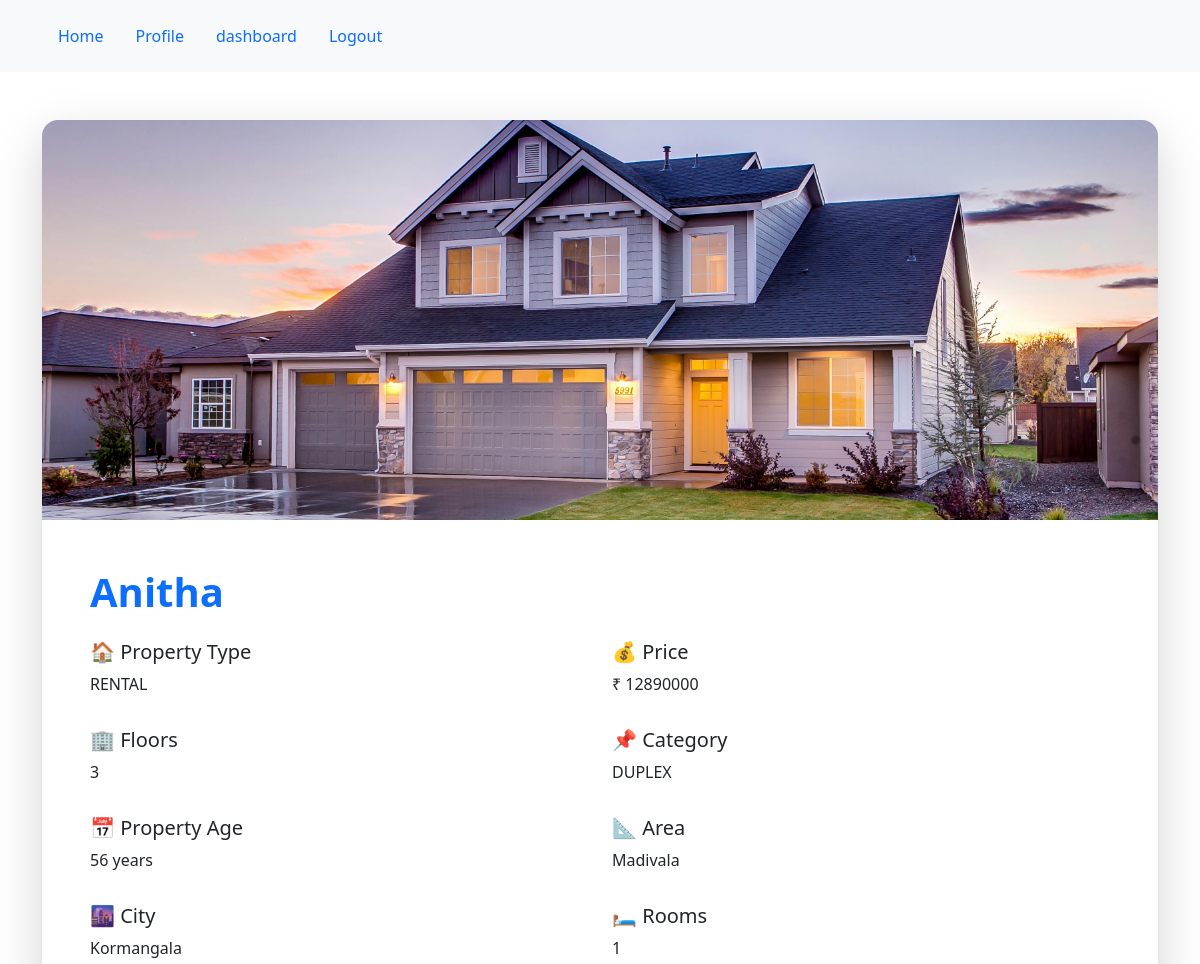
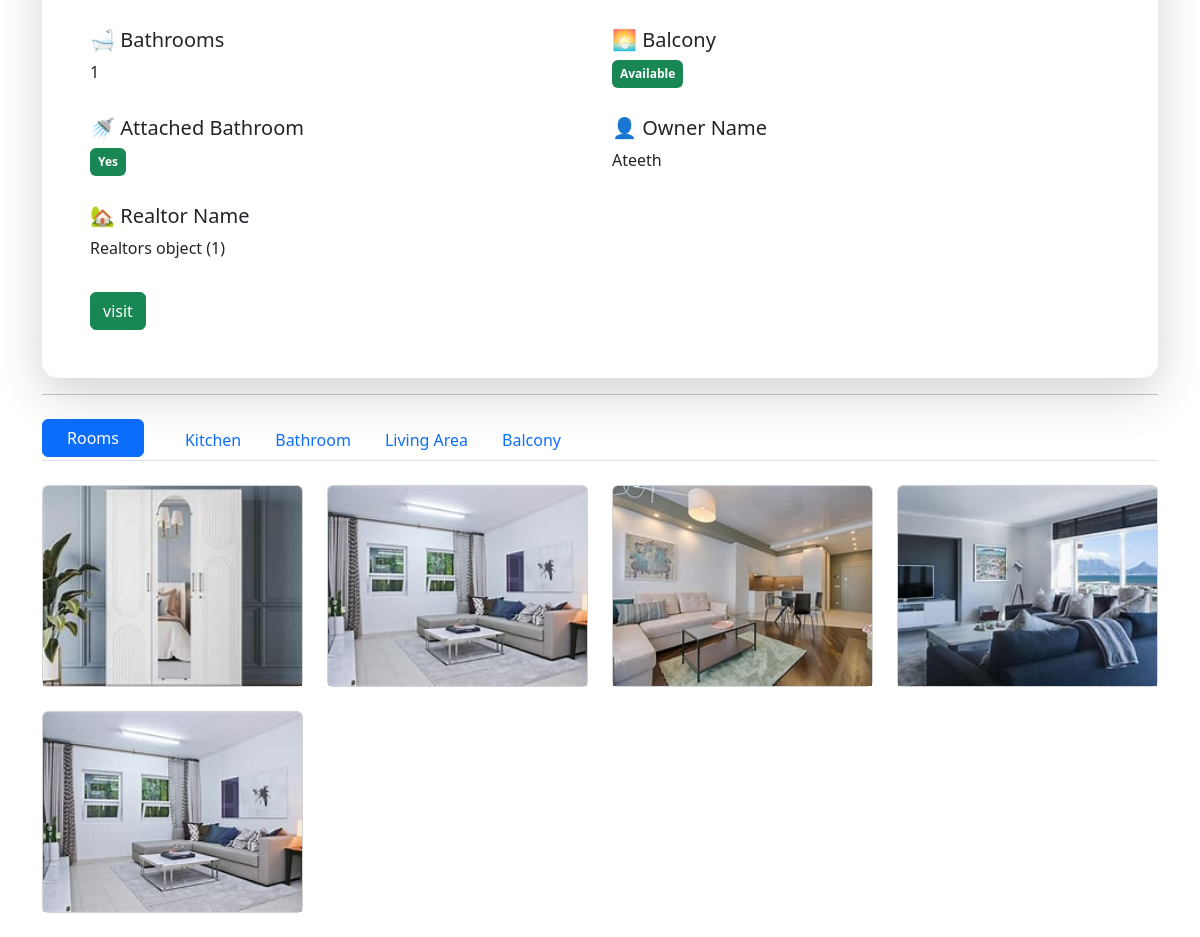
/properties5 (signed in), run on the app's committed database (2 pictures, top to bottom).
### properties/models.py (models this page shows, shortened)
class allproperties(models.Model):
    name=models.CharField(max_length=100)
    property_type=models.CharField(choices=types)
    price=models.IntegerField()
    floors=models.CharField(max_length=100)
    category=models.CharField(choices=cat)
    age=models.IntegerField()
    area=models.CharField(max_length=100)
    city=models.CharField(max_length=100)
    no_of_rooms=models.IntegerField()
    no_of_bathrooms=models.IntegerField()
    balcony=models.BooleanField()
    attached_bathroom=models.BooleanField()
    owner_name=models.CharField(max_length=100)
    property_image=models.ImageField(upload_to='media/images/',blank=True,null=True)
    realtorname = models.ForeignKey(Realtors, related_name='realtorss', on_delete=models.CASCADE)
    verdict=models.CharField(max_length=100, choices=status)

class Rooms(models.Model):
    rproperits=models.ForeignKey(allproperties,related_name="rallproperties",on_delete=models.CASCADE)
    room_pics=models.ImageField(upload_to='rooms/',blank=True,null=True)

### formapp/models.py (models this page shows)
class Realtors(models.Model):
    user = models.OneToOneField(User, on_delete=models.CASCADE)
    phone=models.BigIntegerField()
    address=models.CharField(max_length=100)
    lic_no=models.IntegerField()
    lic_img= models.ImageField(upload_to='realtorpic/',blank=True,null=True)
    is_approved= models.BooleanField(default=False)
    photo=models.ImageField(blank=True,null=True)

### properties/views.py (the view)
# urls.py: path('<int:id>',views.property_detail,name="property_details"),
def property_detail(request,id=0):
    detail = allproperties.objects.get(id=id)
    property = allproperties.objects.get(id=id)
    rooms = property.rallproperties.all()
    kitchens = property.kallproperties.all()
    bathrooms = property.ballproperties.all()
    balcony = property.baallproperties.all()
    livingareas = property.lallproperties.all()
    return render(request, "properties/property_details.html", {'detail':detail,'rooms':rooms,'kitchens':kitchens,'bathrooms':bathrooms,'balcony':balcony,
    'livingareas':livingareas} )

### templates/properties/property_details.html (shortened to what this page needs)
{% extends 'base.html' %}
{% block content %}
<div class="container mt-5">
    <div class="card shadow-lg border-0 rounded-4 overflow-hidden">
        {% if detail.property_image %}
            <img src="{{ detail.property_image.url }}"
                 class="card-img-top"
                 style="height:400px; object-fit:cover;">
        {% endif %}
        <div class="card-body p-5">
            <h1 class="text-primary fw-bold mb-4">
                {{ detail.name }}
            </h1>
            <div class="row">
                <div class="col-md-6 mb-3">
                    <h5>🏠 Property Type</h5>
                    <p>{{ detail.property_type }}</p>
                </div>
                <div class="col-md-6 mb-3">
                    <h5>💰 Price</h5>
                    <p>₹ {{ detail.price }}</p>
                </div>
                <div class="col-md-6 mb-3">
                    <h5>🏢 Floors</h5>
                    <p>{{ detail.floors }}</p>
                </div>
                <div class="col-md-6 mb-3">
                    <h5>📌 Category</h5>
                    <p>{{ detail.category }}</p>
                </div>
                <div class="col-md-6 mb-3">
                    <h5>📅 Property Age</h5>
                    <p>{{ detail.age }} years</p>
                </div>
                <div class="col-md-6 mb-3">
                    <h5>📐 Area</h5>
                    <p>{{ detail.area }}</p>
                </div>
                <div class="col-md-6 mb-3">
                    <h5>🌆 City</h5>
                    <p>{{ detail.city }}</p>
                </div>
                <div class="col-md-6 mb-3">
                    <h5>🛏 Rooms</h5>
                    <p>{{ detail.no_of_rooms }}</p>
                </div>
                <div class="col-md-6 mb-3">
                    <h5>🛁 Bathrooms</h5>
                    <p>{{ detail.no_of_bathrooms }}</p>
                </div>
                <div class="col-md-6 mb-3">
                    <h5>🌅 Balcony</h5>
                    {% if detail.balcony %}
                        <span class="badge bg-success p-2">Available</span>
                    {% else %}
                        <span class="badge bg-danger p-2">Not Available</span>
                    {% endif %}
                </div>
                <div class="col-md-6 mb-3">
                    <h5>🚿 Attached Bathroom</h5>
                    {% if detail.attached_bathroom %}
                        <span class="badge bg-success p-2">Yes</span>
                    {% else %}
                        <span class="badge bg-danger p-2">No</span>
                    {% endif %}
                </div>
                <div class="col-md-6 mb-3">
                    <h5>👤 Owner Name</h5>
                    <p>{{ detail.owner_name }}</p>
                </div>
                <div class="col-md-6 mb-3">
                    <h5>🏡 Realtor Name</h5>
                    <p>{{ detail.realtorname }}</p>
                </div>
            </div>
            {% if detail.property_type  == 'BUY' %}
                <a href="{% url 'calculator' detail.id %}" ><button class="btn btn-primary">book property</button></a>
            {% elif detail.property_type == 'RENTAL' %}
                <a href="{% url 'visit' detail.id %}"><button class="btn btn-success">visit</button></a>
            {% endif %}
        </div>
    </div>
    <hr>
        <ul class="nav nav-tabs mt-4">
            <li class="nav-item">
                <button class="btn btn-primary text=white px-4 me-4"
                        data-bs-toggle="tab"
                        data-bs-target="#rooms">
                    Rooms
                </button>
            </li>
            <li class="nav-item">
                <button class="nav-link"
                        data-bs-toggle="tab"
                        data-bs-target="#kitchen">
                    Kitchen
                </button>
            </li>
            <li class="nav-item">
                <button class="nav-link"
                        data-bs-toggle="tab"
                        data-bs-target="#bathroom">
                    Bathroom
                </button>
            </li>
            <li class="nav-item">
                <button class="nav-link"
                        data-bs-toggle="tab"
                        data-bs-target="#living">
                    Living Area
                </button>
            </li>
            <li class="nav-item">
                <button class="nav-link"
                        data-bs-toggle="tab"
                        data-bs-target="#balcony">
                    Balcony
                </button>
            </li>
        </ul>
        <div class="tab-content mt-4">
            <div class="tab-pane fade show active" id="rooms">
                <div class="row">
                    {% for r in rooms %}
                    <div class="col-md-3 mb-4">
                        <div class="card">
                            <img src="{{ r.room_pics.url }}"
                                class="card-img-top"
                                style="height:200px; object-fit:cover;">
                        </div>
                    </div>
                    {% endfor %}
                </div>
            </div>
        </div>
</div>
{% endblock %}

### data on the page
allproperties: property_image (picture), name "Anitha", property_type "RENTAL", price "12890000", floors "3", category "DUPLEX", age "56", area "Madivala", city "Kormangala", no_of_rooms "1", no_of_bathrooms "1", owner_name "Ateeth", realtorname "Realtors object (1)"
Rooms: room_pics (picture)
Rooms: room_pics (picture)
Rooms: room_pics (picture)
Rooms: room_pics (picture)
Rooms: room_pics (picture)
